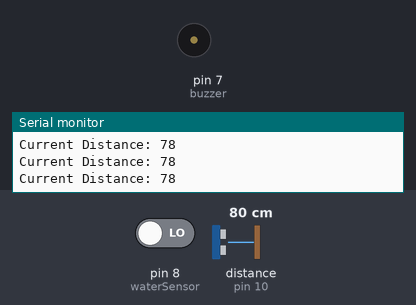
Bench run of a sketch on a simulated Arduino Uno, built with avr-gcc and run on an emulated ATmega328P. Shown: buzzer (waves = sounding, pin HIGH), the last lines printed to the serial monitor. Wiring (inferred from the names in the program): ultrasonic range finder: trigger pin 9; echo pin 10. Inputs (shaded band) come from the test bench; at power-on: distance to the obstacle (sensor on pin 10) 80 cm, pin 8 (waterSensor) LOW. The echo pulse lasts 58.3 µs per cm; pins used as bus, display or sensor lines are not drawn.

Above: at 1.2 s.
1.3 s: distance to the obstacle (sensor on pin 10) set to 24 cm
4.3 s: distance to the obstacle (sensor on pin 10) set to 19 cm
At 5.5 s:
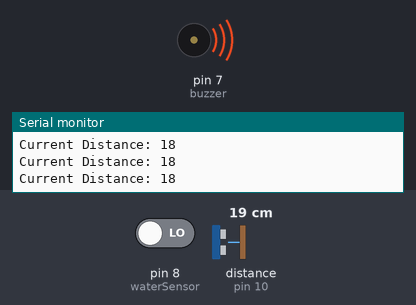
5.8 s: distance to the obstacle (sensor on pin 10) set to 35 cm
At 7.0 s:
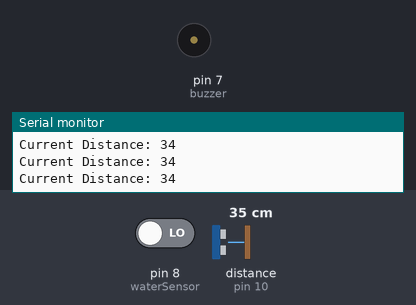
8.8 s: distance to the obstacle (sensor on pin 10) set to 18 cm
At 9.2 s:
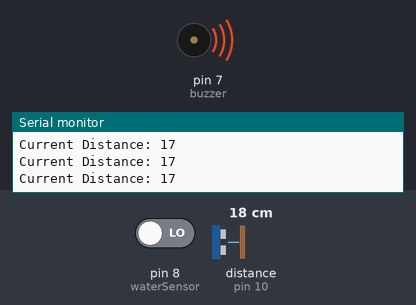
Timing chart, 0 to 11.8 s (numbered marks = the images above; inputs shaded):
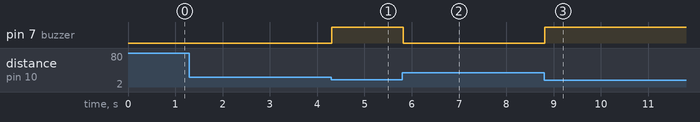

Measured:
- the behaviour switches between 22 and 21 cm on distance to the obstacle (sensor on pin 10) (found by bisection; images 0 and 1)
- after the input at 4.3 s, pin 7 (buzzer): LOW → HIGH at once
- after the input at 5.8 s, pin 7 (buzzer): HIGH → LOW at once
- after the input at 8.8 s, pin 7 (buzzer): LOW → HIGH at once

The sketch:

ElectronicCane.ino
```cpp
/*
  Rewritten by KamarulUkail 2024 | TERMZL0ckd0wn
  Project source : 1. https://termz.eu.org/projects/TE-BM (BM)
                  2. https://termz.eu.org/projects/TE-EN (EN)
                  2.https://github.com/TERMZL0ckd0wn/Tongkat-Elektronik (BM/EN)
*/

// Declares variables for input and output pins
const int trigPin = 9;
const int echoPin = 10;
const int buzzer = 7;
const int waterSensor = 8;

// Declaring a couple of variables that can be changed later
long duration;
int distance;
int safeDistance;


void setup() { // Part that only runs once

  // Tells the Arduino that trigPin & buzzer are OUTPUT pins
  pinMode(trigPin, OUTPUT);
  pinMode(buzzer, OUTPUT);
  // Tells the Arduino that echoPin & waterSensor are INPUT pins
  pinMode(echoPin, INPUT);
  pinMode(waterSensor, INPUT);

  // Serial connection for checking and adjusting the ultrasonic sensor
  Serial.begin(9600);

}

void loop() { // Part that runs forever

  // Clears trigPin
  digitalWrite(trigPin, LOW);
  delayMicroseconds(1); // 1000 microseconds = 1 second

  // Tells the Arduino to pulse the trigPin every 10 microseconds
  digitalWrite(trigPin, HIGH);
  delayMicroseconds(10);
  digitalWrite(trigPin, LOW);


  // Reads the pulses received and stores the value for distance calculation
  duration = pulseIn(echoPin, HIGH);

  // Calculate the distance with the duration of the pulse emmit and receive
  distance = duration * 0.034/2; // duration * speedOfSound / 2

  // Sets the safeDistance as same value as distance variable
  safeDistance = distance;


  // If the safeDistance is below or the same as 20cm or the water sensor detects there is water...
  if (safeDistance <= 20 || digitalRead(waterSensor) == HIGH) {
    digitalWrite(buzzer, HIGH); // Buzzer will beep
  } else { // Other than that ...
    digitalWrite(buzzer, LOW); // Buzzer will be silent
  }


  // Write the current distance through serial
  Serial.print("Current Distance: ");
  Serial.println(distance);

  // End

}
```
